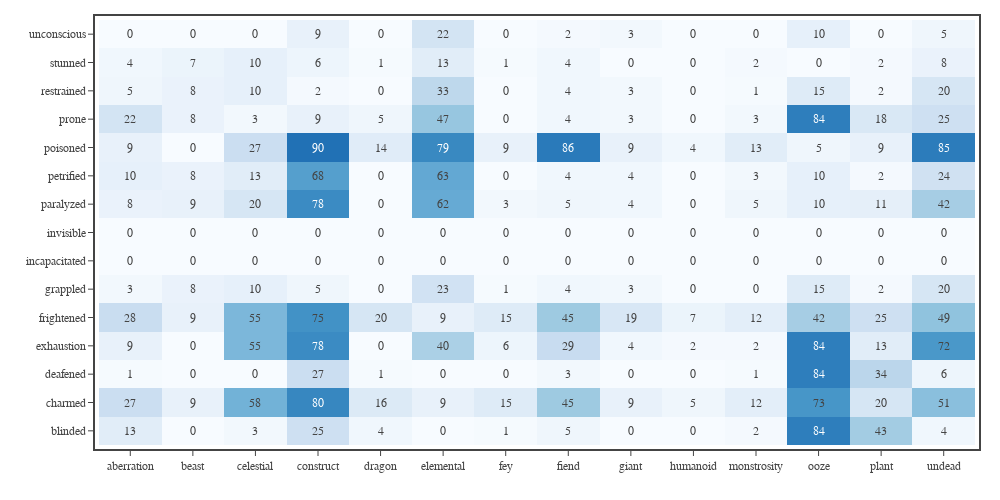

Notebook cell for this chart:
### Code cell
# Calculates the probability of a monster for each being immune to each condition.
#df1 = df0[df0['Category'].isin(['generic','legendary','unique']) & df0['CR'].between(1/8, 30)]
df1 = df0[df0['CR'].between(1/8, 30)]

# get the total number of monsters from each type
dfG = df1.groupby(['Type']).count().reset_index()
type_totals = dfG['Book'].to_list()
print('Total number of monsters:', np.sum(type_totals))

# get the number of monsters immune to each condition for each type
dfG = df1[['Type'] + CONDITIONS].groupby(['Type']).sum().reset_index()

# construct custom text for each cell
custom_texts = []
for c in CONDITIONS:
    type_immune = dfG[c].to_list()
    custom_texts.append([f'{i:.0f} out of {t}' for i, t in zip(type_immune, type_totals)])

# get percent of each type immune to each condition
dfG = df1[['Type'] + CONDITIONS].groupby(['Type']).mean().reset_index()
z = []
conditions = CONDITIONS.copy()
for condition in conditions:
    row = dfG[condition].tolist()
    row = [int(100*v) for v in row]
    z.append(row)

x = [x.lower() for x in dfG['Type'].tolist()]
y = [x.lower() for x in conditions]

# create figure
fig = go.Figure(
    layout=go.Layout(
        template=tfb.FIG_TEMPLATE,
        font=dict(size=12),
        xaxis=dict(
            title_text='',
            automargin=True,
            autorange=True,
            showgrid=False,
        ),
        yaxis=dict(
            title_text='',
            automargin=True,
            autorange=True,
            showgrid=False,
        ),
    )
)


fig.add_trace(go.Heatmap(
    z=z, x=x, y=y,
    zmin=0, zmax=120,
    hoverongaps=False,
    colorscale='blues',
    text=custom_texts,
    texttemplate='%{z:.0f}',
    hovertemplate='<b>Type:</b> %{x}<br>'+
                  '<b>Condition:</b> %{y}<br>'+
                  '<b>Immune:</b> %{z:.0f}% (%{text})'+
                  '<extra></extra>'
))
fig.update_traces(showscale=False)

# show figure
fig.update_layout(width=1000, height=500)
fig.show(config=tfb.FIG_CONFIG)

# save figures
if SAVEFIGS:
    fig.update_layout(autosize=True, width=None, height=None)
    tfb.save_fig_html(fig, format='large', name=f'./fig-condition-immunity-probability-heat-map-large', style='width:1000px; min-width:50%; max-width:100%; max-height:500px; min-height:300px;')
    tfb.save_fig_html(fig, format='small', name=f'./fig-condition-immunity-probability-heat-map-small', style='width:1000px; min-width:50%; max-width:100%; max-height:500px; min-height:300px;')

### Figure 1 — Plotly figure (JSON) as saved in the notebook; plotly's stock layout.template omitted (floating-point values rounded to 4 significant figures; data arrays with more than 128 entries replaced by an {"elided": "..."} marker saying what was removed)
{"data": [{"colorscale": [[0, "rgb(247,251,255)"], [0.125, "rgb(222,235,247)"], [0.25, "rgb(198,219,239)"], [0.375, "rgb(158,202,225)"], [0.5, "rgb(107,174,214)"], [0.625, "rgb(66,146,198)"], [0.75, "rgb(33,113,181)"], [0.875, "rgb(8,81,156)"], [1, "rgb(8,48,107)"]], "hoverongaps": false, "hovertemplate": "<b>Type:</b> %{x}<br><b>Condition:</b> %{y}<br><b>Immune:</b> %{z:.0f}% (%{text})<extra></extra>", "showscale": false, "text": {"elided": "15x14 str values"}, "texttemplate": "%{z:.0f}", "type": "heatmap", "x": ["aberration", "beast", "celestial", "construct", "dragon", "elemental", "fey", "fiend", "giant", "humanoid", "monstrosity", "ooze", "plant", "undead"], "y": ["blinded", "charmed", "deafened", "exhaustion", "frightened", "grappled", "incapacitated", "invisible", "paralyzed", "petrified", "poisoned", "prone", "restrained", "stunned", "unconscious"], "z": {"elided": "15x14 int values"}, "zmax": 120, "zmin": 0}], "layout": {"font": {"size": 12}, "height": 500, "width": 1000, "xaxis": {"automargin": true, "autorange": true, "showgrid": false, "title": {"text": ""}}, "yaxis": {"automargin": true, "autorange": true, "showgrid": false, "title": {"text": ""}}}}
